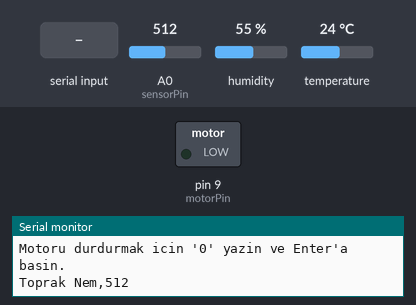
Recording of a sketch running on a simulated Arduino Uno, built with avr-gcc and run on an emulated ATmega328P. Parts: switched loads named in the sketch (green lamp = pin HIGH), the last lines printed to the serial monitor. Inputs (shaded band) come from the test bench; at power-on: A0 (sensorPin) = 512, humidity 55 %, temperature 24 °C.

Above: at 1.2 s.
1.3 s: "0\n" received over Serial
At 2.3 s:
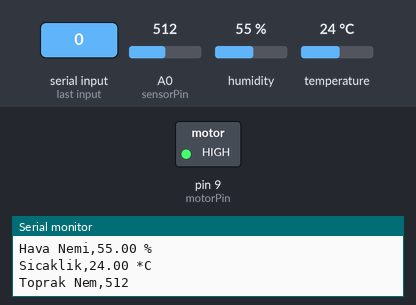
4.3 s: "1\n" received over Serial
At 5.7 s:
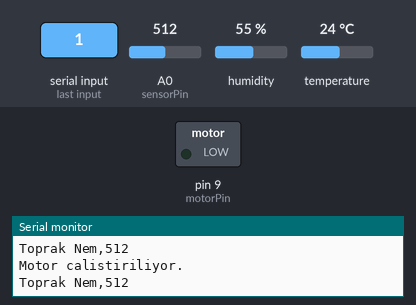
Timing chart, 0 to 7.3 s (numbered marks = the images above; inputs shaded):
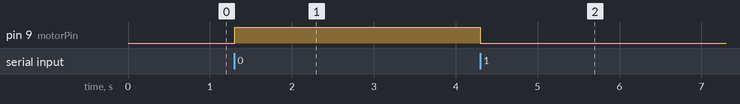

The sketch:

all.ino.ino
```cpp
#include "DHT.h"

#define DHTPIN 2     // DHT11'in bağlı olduğu dijital pin (D2)
#define DHTTYPE DHT11   // DHT 11

const int motorPin = 9;        // Su motorunun bağlı olduğu dijital pin (transistörün beyzi)
const int sensorPin = A0;      // Analog sensör pini
String gelenVeri = "";         // Seri porttan gelen veriyi saklamak için bir String değişkeni
bool motorDurumu = false;      // Motorun mevcut durumunu takip eden değişken (başlangıçta kapalı)
unsigned long sonOkumaZamani = 0;  // Son sensör okuma zamanı
const long okumaAraligi = 1000;    // Sensör okuma aralığı (1 saniye)
unsigned long sonDHTOkumaZamani = 0; // Son DHT okuma zamanı
const long dhtOkumaAraligi = 2000;  // DHT okuma aralığı (2 saniye)

DHT dht(DHTPIN, DHTTYPE);

void setup() {
  Serial.begin(9600);
  Serial.println("Seri Port Kontrollu Motor ve Sensor Uygulamasi");
  Serial.println("Motoru calistirmak icin '1' yazin ve Enter'a basin.");
  Serial.println("Motoru durdurmak icin '0' yazin ve Enter'a basin.");
  pinMode(motorPin, OUTPUT);
  pinMode(sensorPin, INPUT);    // A0 pinini giriş olarak ayarla
  digitalWrite(motorPin, LOW);  // Başlangıçta motor kapalı
  dht.begin();
}

void loop() {
  // 1. DHT11 sensöründen veri oku ve yazdır
  unsigned long simdikiZaman = millis();
  if (simdikiZaman - sonDHTOkumaZamani >= dhtOkumaAraligi) {
    float nem = dht.readHumidity();
    float sicaklik = dht.readTemperature();

    if (isnan(nem) || isnan(sicaklik)) {
      Serial.println("DHT11 okuma hatasi!");
    } else {
      Serial.print("Hava Nemi,");
      Serial.print(nem);
      Serial.println(" %\t");
      Serial.print("Sicaklik,");
      Serial.print(sicaklik);
      Serial.println(" *C");
    }
    sonDHTOkumaZamani = simdikiZaman;
  }

  // 2. Analog sensörden veri oku ve yazdır
  if (simdikiZaman - sonOkumaZamani >= okumaAraligi) {
    int sensorDegeri = analogRead(sensorPin);
    Serial.print("Toprak Nem,");
    Serial.println(sensorDegeri);
    sonOkumaZamani = simdikiZaman;
  }

  // 3. Seri porttan gelen komutları işle
  if (Serial.available() > 0) {
    char karakter = Serial.read();
    if (karakter == '\n') { // Enter tuşuna basıldığında
      gelenVeri.trim();     // Baştaki ve sondaki boşlukları temizle
      if (gelenVeri == "0") {
        if (!motorDurumu) { // Eğer motor zaten çalışmıyorsa
          Serial.println("Motor durduruluyor.");
          digitalWrite(motorPin, HIGH); // Motoru aç
          motorDurumu = true;
        } else {
          Serial.println("Motor zaten durdu.");
        }
      } else if (gelenVeri == "1") {
        if (motorDurumu) { // Eğer motor zaten çalışıyorsa
          Serial.println("Motor calistiriliyor.");
          digitalWrite(motorPin, LOW);  // Motoru kapat
          motorDurumu = false;
        } else {
          Serial.println("Motor zaten calisiyor.");
        }
      } else {
        Serial.print("Gecersiz komut: ");
        Serial.println(gelenVeri);
        Serial.println("Lutfen '1' veya '0' girin.");
      }
      gelenVeri = ""; // Gelen veriyi temizle
    } else if (karakter != '\r') { // Satır başı karakterini yoksay
      gelenVeri += karakter; // Gelen karakteri String'e ekle
    }
  }
}
```

Measured:
- after the input at 1.3 s, pin 9 (motorPin): LOW → HIGH at once
- after the input at 4.3 s, pin 9 (motorPin): HIGH → LOW at once
